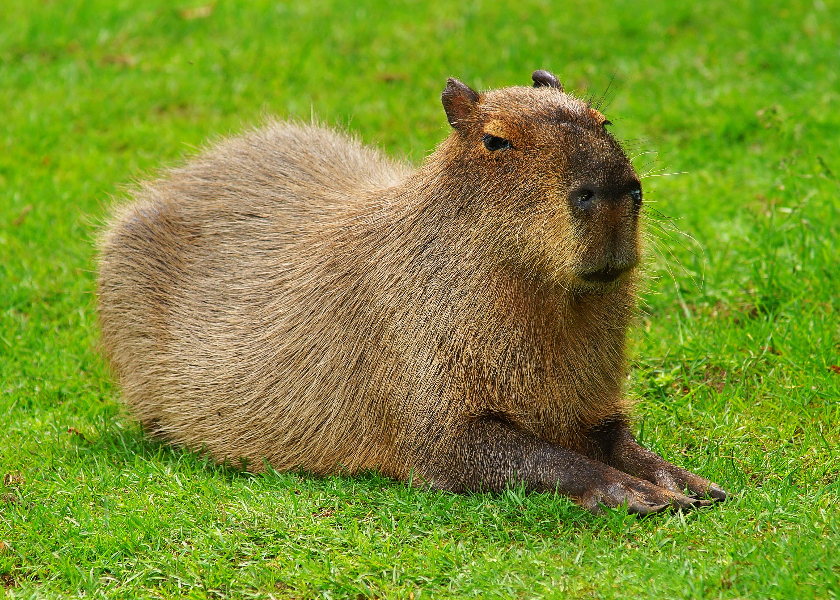
#> input picture data/capybara840x600.jpg, 840 x 600 px
$ python main.py
#> lines starting #> are read from the running program, lines starting #| are printed output that depends on the picture
import cv2

imgOfCapybara = cv2.imread("./data/capybara840x600.jpg")
#> imgOfCapybara is the input picture: shape (600, 840, 3); mean B, G, R 47.2, 145.9, 124.8
imgCpBlure = cv2.GaussianBlur(imgOfCapybara, (19, 19), 0)
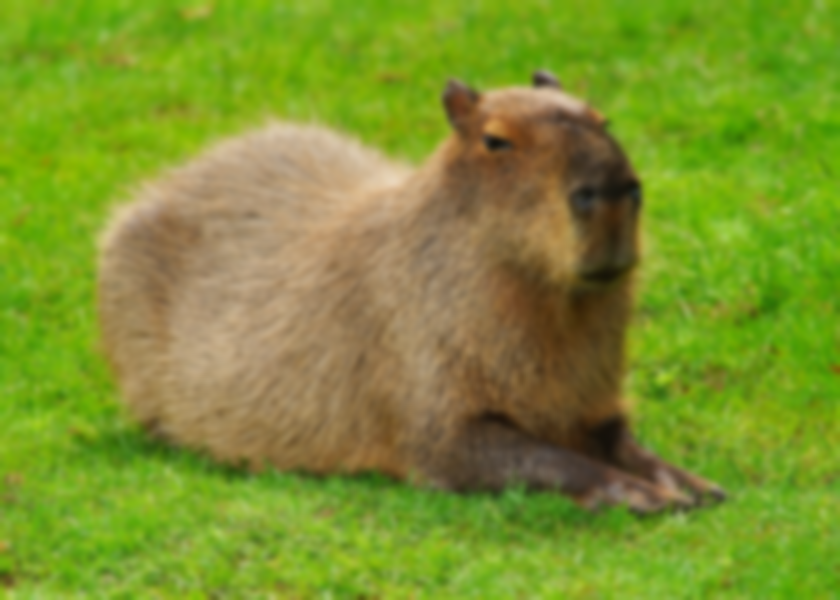
#> imgCpBlure: shape (600, 840, 3); mean B, G, R 47.2, 145.9, 124.8
imgOfCapybara_resize = cv2.resize(imgOfCapybara, (512, 512))
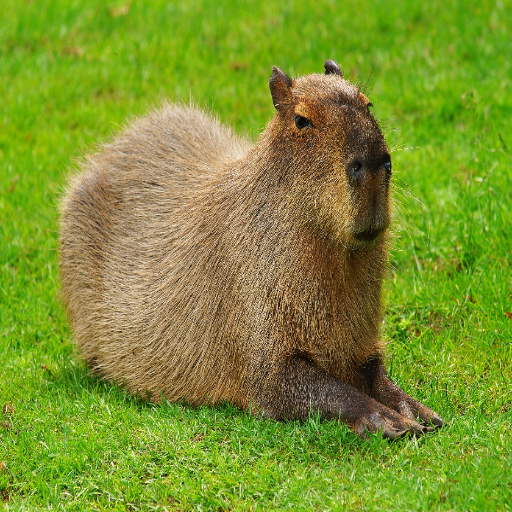
#> imgOfCapybara_resize: shape (512, 512, 3); mean B, G, R 47.1, 145.7, 124.7
imgOfCapybara_BW = cv2.cvtColor(imgCpBlure, cv2.COLOR_RGB2GRAY)
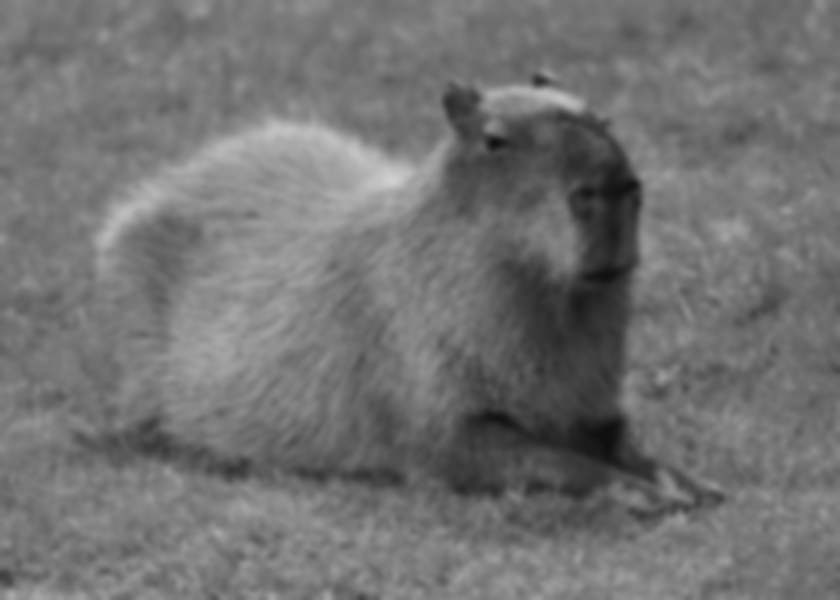
#> imgOfCapybara_BW: shape (600, 840); min 15, max 208, mean 114


cv2.imshow("Trooll Face", imgOfCapybara_BW)
cv2.waitKey(0)
